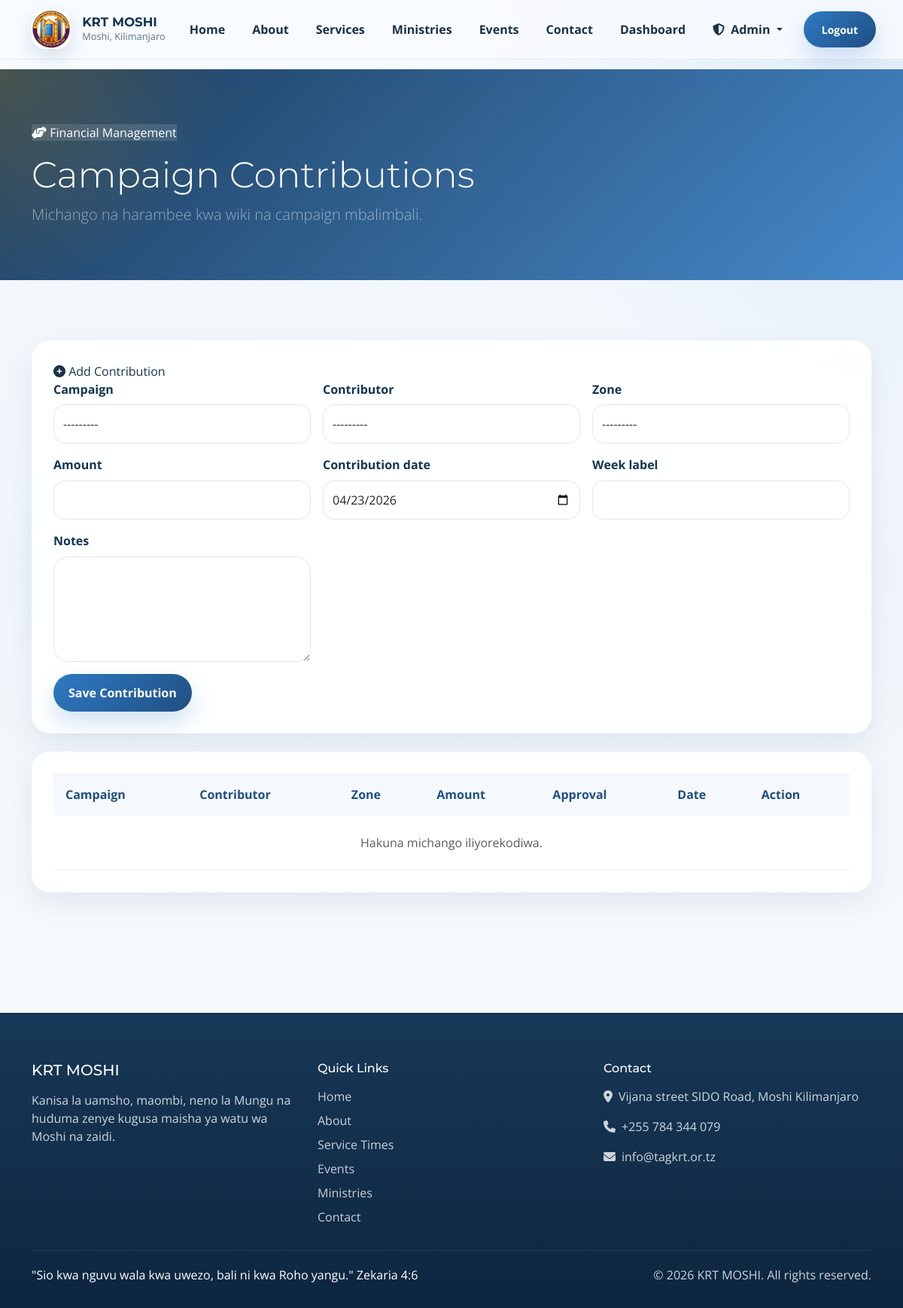
The app's page /dashboard/financial/contributions/ (signed in) with its own data.
### core/models.py (models this page shows, shortened)
class SiteConfig(models.Model):
    site_name = models.CharField(max_length=200, default="VCCT Mbezi Beach")
    site_logo = ResizedImageField(
        size=[200, 200],
        quality=85,
        upload_to='config/',
        blank=True,
        null=True,
        help_text="Logo size: 200x200 pixels"
    )
    site_favicon = ResizedImageField(
        size=[64, 64],
        quality=85,
        upload_to='config/',
        blank=True,
        null=True,
        help_text="Favicon size: 64x64 pixels"
    )
    hero_bg_image = ResizedImageField(
        size=[1920, 1080],
        quality=85,
        upload_to='config/',
        blank=True,
        null=True,
        help_text="Hero background size: 1920x1080 pixels"
    )
    contact_email = models.EmailField(default="info@tagkrt.or.tz")
    contact_phone = models.CharField(max_length=20, default="+255 784 344 079")
    address = models.TextField(default="Vijana street SIDO Road, Moshi Kilimanjaro")
    facebook_url = models.URLField(blank=True, null=True)
    twitter_url = models.URLField(blank=True, null=True)
    instagram_url = models.URLField(blank=True, null=True)
    youtube_url = models.URLField(blank=True, null=True)
    whatsapp_number = models.CharField(max_length=20, blank=True, null=True)
    about_us = RichTextUploadingField(blank=True, null=True)
    mission = RichTextUploadingField(blank=True, null=True)
    vision = RichTextUploadingField(blank=True, null=True)
    updated_at = models.DateTimeField(auto_now=True)
    class Meta:
        verbose_name = "Site Configuration"
        verbose_name_plural = "Site Configuration"

### core/views.py (the view, shortened to what this page needs)
# urls.py: path('dashboard/financial/contributions/', views.financial_contributions, name='financial_contributions'),
@login_required
def financial_contributions(request):
    profile = get_user_profile(request.user)
    if not profile or profile.role not in {'secretary', 'accountant', 'zone_leader', 'deacon_leader'}:
        messages.error(request, 'You do not have permission to manage contributions.')
        return redirect('core:dashboard')
    site_config = get_site_config()
    zone_scope, deacon_scope = get_user_scope(profile, request.user)
    can_edit = profile.role in {'secretary', 'accountant', 'zone_leader', 'deacon_leader'} or request.user.is_superuser
    form = FundraisingContributionForm()
    contributions = FundraisingContribution.objects.select_related('campaign', 'contributor', 'zone', 'recorded_by').order_by('-contribution_date', '-id')
    if zone_scope:
        contributions = contributions.filter(Q(zone=zone_scope) | Q(zone__isnull=True))
    context = {
        'site_config': site_config,
        'profile': profile,
        'form': form,
        'contributions': paginate_queryset(request, contributions, 12),
        'can_edit': can_edit,
        'zone_scope': zone_scope,
    }
    return render(request, 'core/financial_contributions.html', context)

### templates/core/financial_contributions.html (shortened to what this page needs)
{% extends "base.html" %}
{% block content %}
<section class="page-hero"><div class="container"><span class="eyebrow"><i class="fas fa-handshake-angle"></i> Financial Management</span><h1 class="display-5 text-white mt-3">Campaign Contributions</h1><p class="lead text-white-50">Michango na harambee kwa wiki na campaign mbalimbali.</p></div></section>
<section class="site-section"><div class="container">
    {% if can_edit %}
    <div class="content-panel mb-4">
        <span class="eyebrow mb-3"><i class="fas fa-plus-circle"></i> Add Contribution</span>
        <form method="post" class="row g-3">
            {% for field in form %}
            <div class="col-md-4"><label class="form-label">{{ field.label }}</label>{{ field }}</div>
            {% endfor %}
            <div class="col-12"><button type="submit" class="btn btn-primary">Save Contribution</button></div>
        </form>
    </div>
    {% endif %}
    <div class="content-panel">
        <div class="table-responsive">
            <table class="table">
                <thead><tr><th>Campaign</th><th>Contributor</th><th>Zone</th><th>Amount</th><th>Approval</th><th>Date</th><th>Action</th></tr></thead>
                <tbody>
                    {% for item in contributions %}
                    <tr>
                        <td>{{ item.campaign.name }}</td>
                        <td>{{ item.contributor.get_full_name|default:item.contributor.username|default:"General" }}</td>
                        <td>{{ item.zone.name|default:"General" }}</td>
                        <td>{{ item.amount }}</td>
                        <td>{{ item.get_approval_status_display }}</td>
                        <td>{{ item.contribution_date|date:"M d, Y" }}</td>
                        <td>{% if can_edit %}<div class="d-flex gap-2 flex-wrap"><a href="{% url 'core:financial_contribution_edit' item.id %}" class="btn btn-outline-primary btn-sm">Edit</a><form method="post" onsubmit="return confirm('Delete this contribution?');">{% csrf_token %}<input type="hidden" name="action" value="delete_contribution"><input type="hidden" name="contribution_id" value="{{ item.id }}"><button type="submit" class="btn btn-outline-danger btn-sm">Delete</button></form></div>{% else %}<span class="text-muted small">View only</span>{% endif %}</td>
                    </tr>
                    {% empty %}
                    <tr><td colspan="7" class="text-center py-4 text-muted">Hakuna michango iliyorekodiwa.</td></tr>
                    {% endfor %}
                </tbody>
            </table>
        </div>
    </div>
</div></section>
{% endblock %}

### templates/base.html (shortened to what this page needs)
<!DOCTYPE html>
{% load static %}
<html lang="en">
<head>
    <link href="https://cdn.jsdelivr.net/npm/bootstrap@5.3.3/dist/css/bootstrap.min.css" rel="stylesheet">
    <link rel="stylesheet" href="https://cdnjs.cloudflare.com/ajax/libs/font-awesome/6.5.2/css/all.min.css">
    <link rel="stylesheet" href="{% static 'css/style.css' %}">
</head>
<body>
    <nav class="navbar navbar-expand-lg fixed-top">
        <div class="container">
            <a class="navbar-brand d-flex align-items-center" href="{% url 'core:home' %}">
                {% if site_config.site_logo %}
                <img src="{{ site_config.site_logo.url }}" alt="{{ site_config.site_name|default:'KRT Logo' }}">
                {% endif %}
                <div>
                    <div class="navbar-brand-text">{{ site_config.site_name|default:"Kilimanjaro Revival Temple" }}</div>
                    <div class="navbar-brand-subtitle">Moshi, Kilimanjaro</div>
                </div>
            </a>
            <div class="collapse navbar-collapse" id="navbarMain">
                <ul class="navbar-nav ms-auto align-items-lg-center gap-lg-1">
                    <li class="nav-item"><a class="nav-link" href="{% url 'core:home' %}">Home</a></li>
                    <li class="nav-item"><a class="nav-link" href="{% url 'core:about' %}">About</a></li>
                    <li class="nav-item"><a class="nav-link" href="{% url 'core:services' %}">Services</a></li>
                    <li class="nav-item"><a class="nav-link" href="{% url 'core:ministries' %}">Ministries</a></li>
                    <li class="nav-item"><a class="nav-link" href="{% url 'core:events' %}">Events</a></li>
                    <li class="nav-item"><a class="nav-link" href="{% url 'core:contact' %}">Contact</a></li>
                    {% if user.is_authenticated %}
                    <li class="nav-item"><a class="nav-link" href="{% url 'core:dashboard' %}">Dashboard</a></li>
                    {% if user.is_staff or user.is_superuser %}
                    <li class="nav-item dropdown">
                        <a class="nav-link dropdown-toggle" href="#" role="button" data-bs-toggle="dropdown" aria-expanded="false">
                            <i class="fas fa-shield-alt me-1"></i> Admin
                        </a>
                    </li>
                    {% endif %}
                    <li class="nav-item ms-lg-2">
                        <form method="post" action="{% url 'accounts:logout' %}">
                            <button type="submit" class="btn btn-primary btn-sm px-4">Logout</button>
                        </form>
                    </li>
                    {% else %}
                    <li class="nav-item"><a class="nav-link" href="{% url 'accounts:login' %}">Login</a></li>
                    <li class="nav-item ms-lg-2"><a class="btn btn-primary btn-sm px-4" href="{% url 'accounts:signup' %}">Join Us</a></li>
                    {% endif %}
                </ul>
            </div>
        </div>
    </nav>
    <div class="page-shell">
        <main class="page-content">
            {% block content %}{% endblock %}
        </main>
        <footer class="footer-shell">
            <div class="container">
                <div class="row g-4">
                    <div class="col-lg-4">
                        <h5 class="mb-3">{{ site_config.site_name|default:"Kilimanjaro Revival Temple" }}</h5>
                        <p class="mb-4">Kanisa la uamsho, maombi, neno la Mungu na huduma zenye kugusa maisha ya watu wa Moshi na zaidi.</p>
                    </div>
                    <div class="col-lg-4">
                        <h6 class="mb-3">Quick Links</h6>
                        <div class="footer-links d-grid gap-2">
                            <a href="{% url 'core:home' %}">Home</a>
                            <a href="{% url 'core:about' %}">About</a>
                            <a href="{% url 'core:services' %}">Service Times</a>
                            <a href="{% url 'core:events' %}">Events</a>
                            <a href="{% url 'core:ministries' %}">Ministries</a>
                            <a href="{% url 'core:contact' %}">Contact</a>
                        </div>
                    </div>
                    <div class="col-lg-4">
                        <h6 class="mb-3">Contact</h6>
                        <div class="d-grid gap-3">
                            <div><i class="fas fa-location-dot me-2"></i>{{ site_config.address|default:"Vijana Street, SIDO Road, Moshi Kilimanjaro" }}</div>
                            <div><i class="fas fa-phone me-2"></i>{{ site_config.contact_phone|default:"+255 784 344 079" }}</div>
                            <div><i class="fas fa-envelope me-2"></i>{{ site_config.contact_email|default:"info@tagkrt.or.tz" }}</div>
                        </div>
                    </div>
                </div>
                <div class="footer-bottom d-flex flex-column flex-md-row justify-content-between gap-2">
                    <div class="footer-verse">"Sio kwa nguvu wala kwa uwezo, bali ni kwa Roho yangu." Zekaria 4:6</div>
                    <div>&copy; {% now "Y" %} {{ site_config.site_name|default:"Kilimanjaro Revival Temple" }}. All rights reserved.</div>
                </div>
            </div>
        </footer>
    </div>
</body>
</html>

### records on screen
SiteConfig: site_logo (picture), site_name "KRT MOSHI", address "Vijana street SIDO Road, Moshi Kilimanjaro", contact_phone "+255 784 344 079", contact_email "info@tagkrt.or.tz"

### other values on screen
{{ field.label }} "Campaign" "Contributor" "Zone" "Amount" "Contribution date" "Week label" "Notes"
